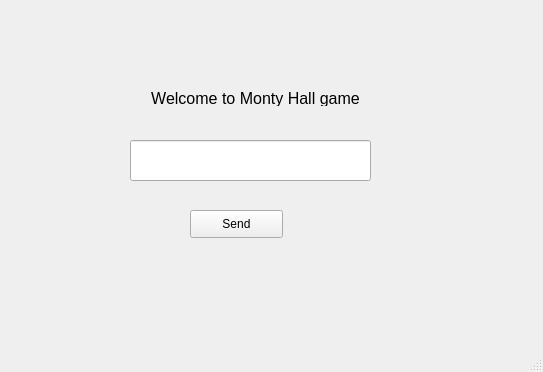
<?xml version="1.0" encoding="UTF-8"?>
<ui version="4.0">
 <class>MainWindow</class>
 <widget class="QMainWindow" name="MainWindow">
  <property name="geometry">
   <rect>
    <x>0</x>
    <y>0</y>
    <width>543</width>
    <height>372</height>
   </rect>
  </property>
  <property name="windowTitle">
   <string>MainWindow</string>
  </property>
  <widget class="QWidget" name="centralwidget">
   <widget class="QLineEdit" name="entry">
    <property name="geometry">
     <rect>
      <x>130</x>
      <y>140</y>
      <width>241</width>
      <height>41</height>
     </rect>
    </property>
   </widget>
   <widget class="QPushButton" name="Btn">
    <property name="geometry">
     <rect>
      <x>190</x>
      <y>210</y>
      <width>93</width>
      <height>28</height>
     </rect>
    </property>
    <property name="text">
     <string>Send</string>
    </property>
   </widget>
   <widget class="QLabel" name="Output">
    <property name="geometry">
     <rect>
      <x>60</x>
      <y>90</y>
      <width>391</width>
      <height>16</height>
     </rect>
    </property>
    <property name="font">
     <font>
      <pointsize>12</pointsize>
     </font>
    </property>
    <property name="text">
     <string>Welcome to Monty Hall game</string>
    </property>
    <property name="alignment">
     <set>Qt::AlignCenter</set>
    </property>
   </widget>
  </widget>
  <widget class="QMenuBar" name="menubar">
   <property name="geometry">
    <rect>
     <x>0</x>
     <y>0</y>
     <width>543</width>
     <height>26</height>
    </rect>
   </property>
  </widget>
  <widget class="QStatusBar" name="statusbar"/>
 </widget>
 <resources/>
 <connections/>
</ui>
